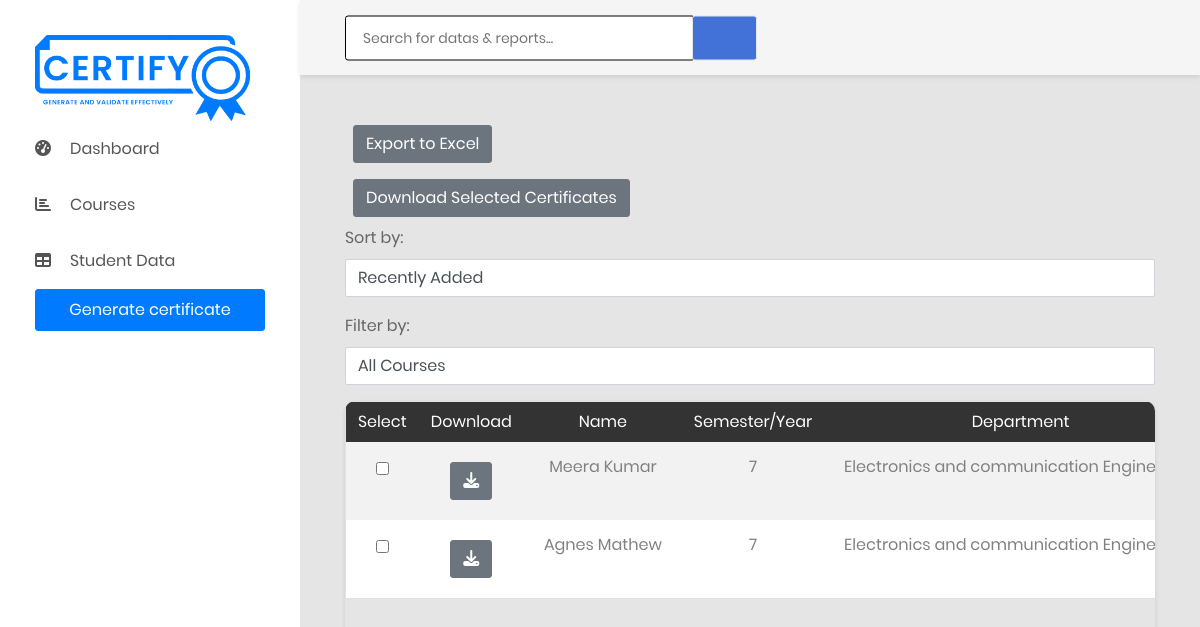
The page /certificate/display-iv-student/ (signed in) on the database as committed earlier.
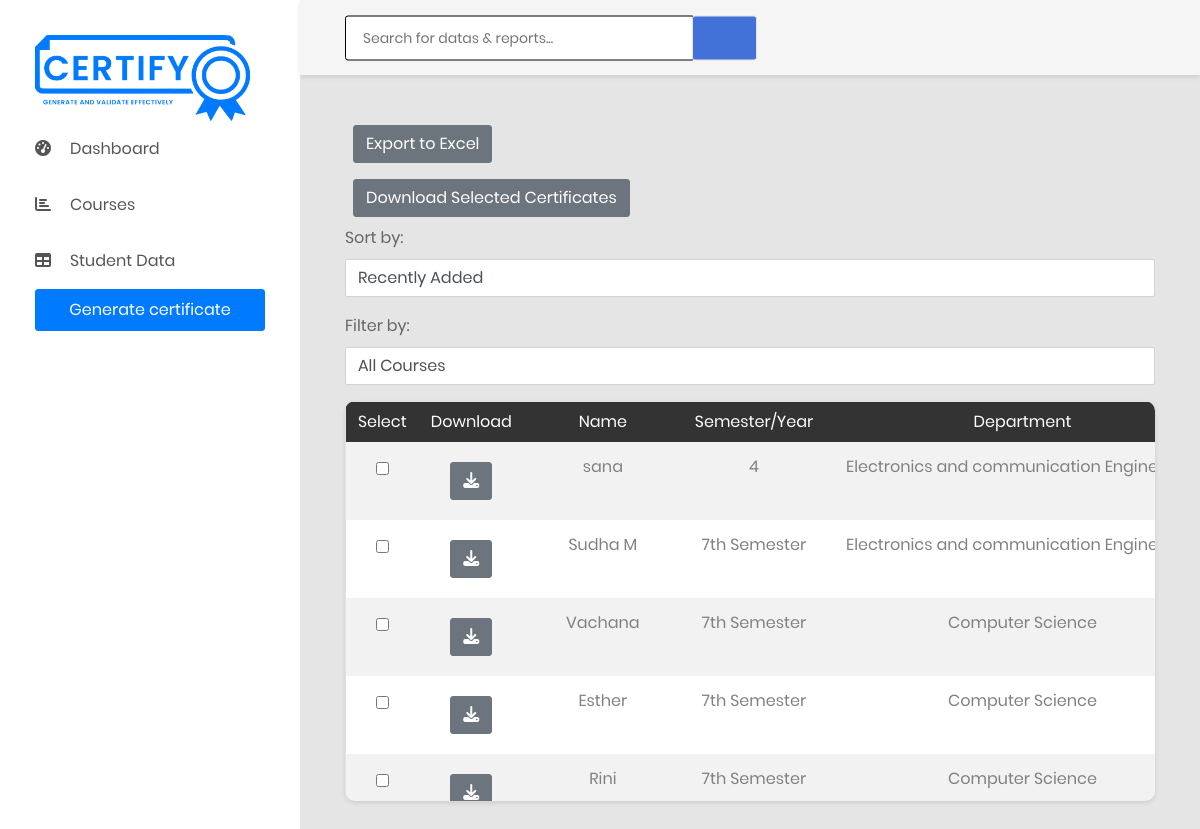
The same page on the database as committed later.
### certificate_app/models.py (models this page shows, shortened)
class StudentIV(models.Model):
    name = models.CharField(max_length=255, blank=True, default='')
    sem_year =models.CharField(max_length=100, blank=True, default='')
    dept =models.CharField(max_length=255, blank=True, null=True, default='')
    college_name = models.CharField(max_length=255, blank=True, default='')
    duration = models.CharField(max_length=255, blank=True, default='')
    mentor_name = models.CharField(max_length=255, blank=True, default='')
    conducted_date = models.DateField(default=timezone.now)
    issued_date = models.DateField(default=timezone.now)
    created_at = models.DateTimeField( default=timezone.now)  # Add this field to store creation time
    certificate_type = models.ForeignKey(CertificateTypes, on_delete=models.CASCADE,  null=True)
    course= models.ForeignKey(Course, on_delete=models.CASCADE, null=True)
    certificate_number = models.CharField(max_length=20, null=True, blank=True)  # Changed field name to certificate_number

### certificate_app/views.py (the view)
# urls.py: path('display-iv-student/', views.display_iv_students, name='display_iv_students'),
@login_required(login_url='login')
def display_iv_students(request):
    students_iv = StudentIV.objects.all().order_by('-created_at')
    courses=Course.objects.all()
    certificate_types = CertificateTypes.objects.all()
    certificate_courses = {}
    certificate_numbers = {}
    for certificate_type_instance in certificate_types:
        certificate_type_pk = certificate_type_instance.pk
        current_courses = certificate_type_instance.courses.all()
        certificate_courses[certificate_type_pk] = current_courses
        for course_instance in current_courses:
            certificate_types_related_to_course = course_instance.certificate_types.all()
            for certificate_type_instance_related_to_course in certificate_types_related_to_course:
                certificate_type_pk_related_to_course = certificate_type_instance_related_to_course.pk
    current_year = datetime.now().strftime("%Y")
    for student in students_iv:
        number = student.certificate_number
        current_year = datetime.now().strftime("%Y")
        certificate_number = f"SRC/{current_year}/{number}"
        certificate_numbers[student.id] = certificate_number  # Map student ID to certificate number
    print(certificate_numbers)
    context = {
        'students_iv': students_iv,
        'certificate_types': certificate_types,
        'courses': courses,
        'certificate_id_number': certificate_numbers,  # Include the certificate numbers in the context
    }
    return render(request, 'table_iv.html', context)

### certificate_app/models.py (called while the page is built)
    def __str__(self):
        return self.course_name if self.course_name else ''

### templates/table_iv.html (shortened to what this page needs)
{% extends 'base.html' %}
{% load static %}
{% block body %}
<div class="main-content">
    <div class="section__content section__content--p30">
        <div class="container">
            <div class="row">
                <div class="col-lg-12 text-justify">
                </div>
                <div class="col-lg-12">
                    <button class="btn btn-secondary m-2"  onclick="exportToExcel()">Export to Excel</button>
                    <form action="{% url 'download_selected_certificates' %}" method="post" class="mb-3">
                        <button type="submit" class="btn btn-secondary m-2">Download Selected Certificates</button>
                        <div class="mb-3">
                            <label for="sort_order">Sort by:</label>
                            <select id="sort_order" class="form-control" onchange="sortStudents()">
                                <option value="recent">Recently Added</option>
                            </select>
                        </div>
                        <div class="mb-3">
                            <label for="sort_order">Filter by:</label>
                            <div class="mb-3">
                                <select id="courseDropdown" class="form-control" onchange="filterStudents()">
                                    <option value="">All Courses</option>
                                </select>
                            </div>
                        </div>
                        <div class="table-responsive table--no-card m-b-30">
                            <table class="table table-borderless table-striped table-earning">
                                <thead>
                                    <tr>
                                        <th>Select</th>
                                        <th>Download</th>
                                        <th>Name</th>
                                        <th>Semester/Year</th>
                                        <th>Department</th>
                                    </tr>
                                </thead>
                                <tbody id="student_table_body">
                                    {% for student in students_iv %}
                                    <tr>
                                        <td><input type="checkbox" name="selected_students" value="{{ student.id }}"
                                                class="m-2"></td>
                                        <td>
                                            <a href="{% url 'render_pdf_industrialvisit' student.id %}"
                                                class="btn btn-secondary m-2"><i class="fas fa-download"></i>
                                            </a>
                                        </td>
                                        <td>{{ student.name }}</td>
                                        <td>{{ student.sem_year }}</td>
                                        <td>{{ student.dept }}</td>
                                    </tr>
                                    {% endfor %}
                                </tbody>
                            </table>
                        </div>
                    </form>
                </div>
            </div>
        </div>
    </div>
</div>
{% endblock %}

### templates/base.html (shortened to what this page needs)
{% load static %}
<!DOCTYPE html>
<html lang="en">
<head>
    {% load static %}
    <link href="{% static 'css/style.css' %}" rel="stylesheet" type="text/css" >
    <link href="https://cdn.jsdelivr.net/npm/bootstrap@5.3.3/dist/css/bootstrap.min.css" rel="stylesheet"
>
        <link rel="stylesheet" href="http://maxcdn.bootstrapcdn.com/font-awesome/6.5.1/css/font-awesome.min.css">
    <link href="{% static 'css/font-face.css' %}" rel="stylesheet" media="all">
    <link href="{% static 'vendor/font-awesome-4.7/css/font-awesome.min.css' %}" rel="stylesheet" media="all">
    <link href="{% static 'vendor/font-awesome-5/css/fontawesome-all.min.css' %}" rel="stylesheet" media="all">
    <link href="{% static 'vendor/mdi-font/css/material-design-iconic-font.min.css' %}" rel="stylesheet" media="all">
    <link href="{% static 'vendor/bootstrap-4.1/bootstrap.min.css' %}" rel="stylesheet" media="all">
    <link href="{% static 'vendor/animsition/animsition.min.css' %}" rel="stylesheet" media="all">
    <link href="{% static 'vendor/bootstrap-progressbar/bootstrap-progressbar-3.3.4.min.css' %}" rel="stylesheet" media="all">
    <link href="{% static 'vendor/wow/animate.css' %}" rel="stylesheet" media="all">
    <link href="{% static 'vendor/css-hamburgers/hamburgers.min.css' %}" rel="stylesheet" media="all">
    <link href="{% static 'vendor/slick/slick.css' %}" rel="stylesheet" media="all">
    <link href="{% static 'vendor/select2/select2.min.css' %}" rel="stylesheet" media="all">
    <link href="{% static 'vendor/perfect-scrollbar/perfect-scrollbar.css' %}" rel="stylesheet" media="all">
    <link href="{% static 'css/theme.css' %}" rel="stylesheet" media="all">
    </head>
    <body class="animsition">
        <div class="page-wrapper">
            <aside class="menu-sidebar d-none d-lg-block">
                <div class="menu-sidebar__content js-scrollbar1">
                    <nav class="navbar-sidebar">
                        <a href="#">
                            <img src="{% static 'images/icon/certify_logo.png' %}" alt="Certify Logo" width="215" height="86"/>
                        </a>
                        <ul class="list-unstyled navbar__list">
                            <li class="has-sub nav_item">
                                <a class="js-arrow nav-link" href="{% url 'index' %}">
                                    <i class="fas fa-tachometer-alt"></i>Dashboard</a>
                            </li>
                            <li class="nav_item">
                                <a href="{% url 'courses' %}" class="nav-link">
                                    <i class="fas fa-chart-bar"></i>Courses</a>
                            </li>
                            <li class="nav_item">
                                <a href="{% url 'certificates_data' %}" class="nav-link">
                                    <i class="fas fa-table"></i>Student Data</a>
                            </li>
                            <li >
                                <a class="btn btn-primary p-2 dashboard-btn" href="{% url 'student_form' %}">Generate certificate</a>
                            </li>
                        </ul>
                    </nav>
                </div>
            </aside>
            <div class="page-container">
                <header class="header-desktop">
                    <div class="section__content section__content--p30">
                        <div class="container-fluid">
                            <div class="header-wrap">
                                <form class="form-header" action="{% url 'search_students' %}" method="POST">
                                    <input class="au-input au-input--xl" type="text" name="search" placeholder="Search for datas &amp; reports..." />
                                    <button class="au-btn--submit" type="submit">
                                        <i class="zmdi zmdi-search"></i>
                                    </button>
                                </form>
                                <div class="header-button">
                                    <div class="account-wrap">
                                        <div class="account-item clearfix js-item-menu">
                                            <div class="content">
                                                <a class="js-acc-btn" href="#">{{username}}</a>
                                            </div>
                                        </div>
                                    </div>
                                </div>
                            </div>
                        </div>
                    </div>
                </header>
    {% block body %}
    {% endblock %}
</body>
</html>

### static/css/style.css (style rules this page uses)
input, textarea { border: 1px solid black !important; }
table, th, td { border: 1px solid #232324; margin:10px; }
table { width: 100%; }
thead { background-color: #060652; color: white; }
th { padding: 20px; }
tbody { background-color: #ffffff; text-align: center; }
.dashboard-btn { color: white !important; }
.table-responsive { height: 400px; overflow-y: visible; }
li { list-style: none; }

Rows that differ between the two databases and show on the page:
no longer on this page (row unchanged): StudentIV: name "Meera Kumar", sem_year "7", dept "Electronics and communication…"
no longer on this page (row unchanged): StudentIV: name "Agnes Mathew", sem_year "7", dept "Electronics and communication…"
added StudentIV: name "sana", sem_year "4", dept "Electronics and communication…"
added StudentIV: name "Sudha M", sem_year "7th Semester", dept "Electronics and communication…"
added StudentIV: name "Vachana", sem_year "7th Semester", dept "Computer Science"
added StudentIV: name "Esther", sem_year "7th Semester", dept "Computer Science"
added StudentIV: name "Rini", sem_year "7th Semester", dept "Computer Science"
